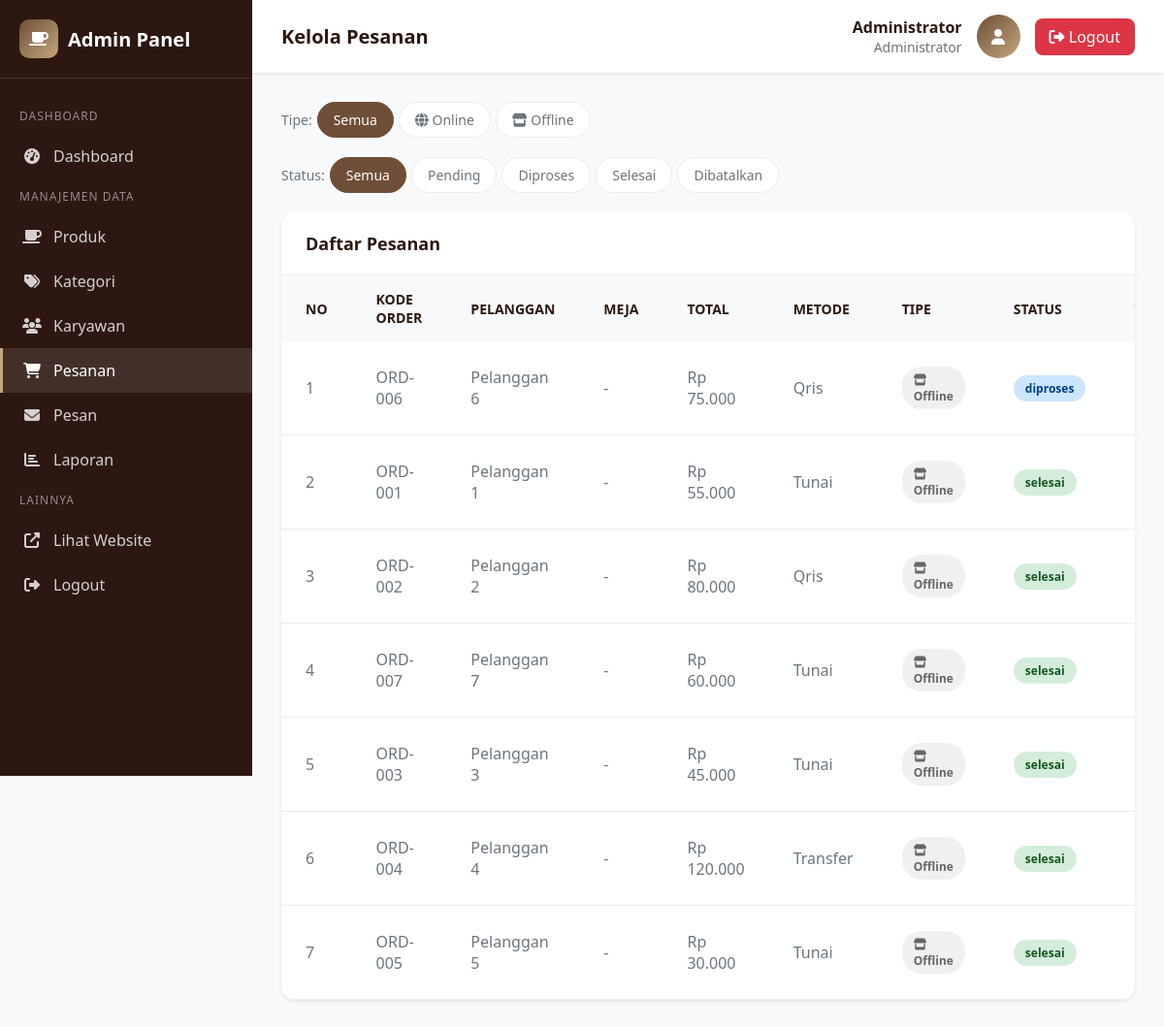
The app's page /admin/orders/index.php (signed in) with its own data.
### tables this page shows
CREATE TABLE IF NOT EXISTS orders (
    id INT PRIMARY KEY AUTO_INCREMENT,
    kode_order VARCHAR(20) UNIQUE NOT NULL,
    user_id INT,
    nama_pelanggan VARCHAR(100),
    nomor_meja VARCHAR(20),
    total_harga DECIMAL(12,2) NOT NULL,
    metode_pembayaran ENUM('tunai', 'qris', 'transfer') DEFAULT 'tunai',
    catatan TEXT,
    tipe_order ENUM('online', 'offline') DEFAULT 'offline',
    status_order ENUM('pending', 'diproses', 'selesai', 'dibatalkan') DEFAULT 'pending',
    created_at TIMESTAMP DEFAULT CURRENT_TIMESTAMP,
    FOREIGN KEY (user_id) REFERENCES users(id)
);

### config/functions.php (called while the page is built, shortened)
<?php
require_once 'database.php';
function formatCurrency($amount)
{
    return 'Rp ' . number_format($amount, 0, ',', '.');
}
function getAllOrders($limit = null)
{
    global $conn;
    $sql = "SELECT o.*, u.nama_lengkap as nama_kasir
            FROM orders o
            LEFT JOIN users u ON o.user_id = u.id
            ORDER BY o.created_at DESC";
    $result = $conn->query($sql);
    return $result->fetch_all(MYSQLI_ASSOC);
}

### admin/orders/index.php (the view, shortened to what this page needs)
<?php
require_once '../../config/functions.php';
$orders = getAllOrders();
$status_filter = isset($_GET['status']) ? $_GET['status'] : '';
$tipe_filter = isset($_GET['tipe']) ? $_GET['tipe'] : '';
?>
<!DOCTYPE html>
<html lang="id">
<head>
    <link rel="stylesheet" href="https://cdnjs.cloudflare.com/ajax/libs/font-awesome/6.4.0/css/all.min.css">
</head>
<body>
    <aside class="sidebar">
        <div class="sidebar-brand">
            <div class="logo-icon"><i class="fas fa-coffee"></i></div>
            <span>Admin Panel</span>
        </div>
        <nav class="sidebar-menu">
            <div class="menu-section">Dashboard</div>
            <a href="../index.php" class="menu-item"><i class="fas fa-tachometer-alt"></i><span>Dashboard</span></a>
            <div class="menu-section">Manajemen Data</div>
            <a href="../products/index.php" class="menu-item"><i class="fas fa-coffee"></i><span>Produk</span></a>
            <a href="../categories/index.php" class="menu-item"><i class="fas fa-tags"></i><span>Kategori</span></a>
            <a href="../users/index.php" class="menu-item"><i class="fas fa-users"></i><span>Karyawan</span></a>
            <a href="index.php" class="menu-item active"><i class="fas fa-shopping-cart"></i><span>Pesanan</span></a>
            <a href="../messages/index.php" class="menu-item"><i class="fas fa-envelope"></i><span>Pesan</span></a>
            <a href="../reports/index.php" class="menu-item"><i class="fas fa-chart-bar"></i><span>Laporan</span></a>
            <div class="menu-section">Lainnya</div>
            <a href="../../index.php" class="menu-item" target="_blank"><i
                    class="fas fa-external-link-alt"></i><span>Lihat Website</span></a>
            <a href="../logout.php" class="menu-item"><i class="fas fa-sign-out-alt"></i><span>Logout</span></a>
        </nav>
    </aside>
    <main class="main-content">
        <header class="admin-header">
            <h1 class="header-title">Kelola Pesanan</h1>
            <div class="header-user">
                <div class="user-info">
                    <div class="user-name">
                        <?= $_SESSION['admin_nama'] ?>
                    </div>
                    <div class="user-role">Administrator</div>
                </div>
                <div class="user-avatar"><i class="fas fa-user"></i></div>
                <a href="../logout.php" class="btn-logout"><i class="fas fa-sign-out-alt"></i> Logout</a>
            </div>
        </header>
        <div class="content">
            <div class="filters">
                <div class="filter-group">
                    <label>Tipe:</label>
                    <a href="index.php" class="filter-btn <?= $tipe_filter == '' ? 'active' : '' ?>">Semua</a>
                    <a href="index.php?tipe=online" class="filter-btn <?= $tipe_filter == 'online' ? 'active' : '' ?>">
                        <i class="fas fa-globe"></i> Online
                    </a>
                    <a href="index.php?tipe=offline"
                        class="filter-btn <?= $tipe_filter == 'offline' ? 'active' : '' ?>">
                        <i class="fas fa-store"></i> Offline
                    </a>
                </div>
            </div>
            <div class="filters">
                <div class="filter-group">
                    <label>Status:</label>
                    <a href="index.php<?= $tipe_filter ? '?tipe=' . $tipe_filter : '' ?>"
                        class="filter-btn <?= $status_filter == '' ? 'active' : '' ?>">Semua</a>
                    <a href="index.php?status=pending<?= $tipe_filter ? '&tipe=' . $tipe_filter : '' ?>"
                        class="filter-btn <?= $status_filter == 'pending' ? 'active' : '' ?>">Pending</a>
                    <a href="index.php?status=diproses<?= $tipe_filter ? '&tipe=' . $tipe_filter : '' ?>"
                        class="filter-btn <?= $status_filter == 'diproses' ? 'active' : '' ?>">Diproses</a>
                    <a href="index.php?status=selesai<?= $tipe_filter ? '&tipe=' . $tipe_filter : '' ?>"
                        class="filter-btn <?= $status_filter == 'selesai' ? 'active' : '' ?>">Selesai</a>
                    <a href="index.php?status=dibatalkan<?= $tipe_filter ? '&tipe=' . $tipe_filter : '' ?>"
                        class="filter-btn <?= $status_filter == 'dibatalkan' ? 'active' : '' ?>">Dibatalkan</a>
                </div>
            </div>
            <div class="card">
                <div class="card-header">
                    <h2 class="card-title">Daftar Pesanan</h2>
                </div>
                <div class="card-body">
                    <table class="table">
                        <thead>
                            <tr>
                                <th>No</th>
                                <th>Kode Order</th>
                                <th>Pelanggan</th>
                                <th>Meja</th>
                                <th>Total</th>
                                <th>Metode</th>
                                <th>Tipe</th>
                                <th>Status</th>
                                <th>Tanggal</th>
                            </tr>
                        </thead>
                        <tbody>
                            <?php foreach ($orders as $index => $order): ?>
                                <tr>
                                    <td>
                                        <?= $index + 1 ?>
                                    </td>
                                    <td>
                                        <?= $order['kode_order'] ?>
                                    </td>
                                    <td>
                                        <?= $order['nama_pelanggan'] ?>
                                    </td>
                                    <td>
                                        <?= $order['nomor_meja'] ?: '-' ?>
                                    </td>
                                    <td>
                                        <?= formatCurrency($order['total_harga']) ?>
                                    </td>
                                    <td>
                                        <?= ucfirst($order['metode_pembayaran']) ?>
                                    </td>
                                    <td>
                                        <span class="tipe-badge <?= $order['tipe_order'] ?>">
                                            <?= $order['tipe_order'] == 'online' ? '<i class="fas fa-globe"></i> Online' : '<i class="fas fa-store"></i> Offline' ?>
                                        </span>
                                    </td>
                                    <td><span class="status-badge <?= $order['status_order'] ?>">
                                            <?= $order['status_order'] ?>
                                        </span></td>
                                    <td>
                                    </td>
                                </tr>
                            <?php endforeach; ?>
                        </tbody>
                    </table>
                </div>
            </div>
        </div>
    </main>
</body>
</html>

### admin/orders/index.php (style rules this page uses)
:root { --primary: #6F4E37; --primary-dark: #5D4037; --secondary: #C4A77D; --dark: #2C1810; --white: #ffffff; --gray-100: #f8f9fa; --gray-200: #e9ecef; --gray-600: #6c757d; --success: #28a745; --danger: #dc3545; --warning: #ffc107; --info: #17a2b8; --shadow: 0 0.125rem 0.25rem rgba(0, 0, 0, 0.075); }
* { margin: 0; padding: 0; box-sizing: border-box; }
body { font-family: 'Segoe UI', sans-serif; background: var(--gray-100); min-height: 100vh; }
.sidebar { position: fixed; top: 0; left: 0; width: 260px; height: 100vh; background: var(--dark); color: var(--white); z-index: 100; }
.sidebar-brand { padding: 20px; display: flex; align-items: center; gap: 10px; border-bottom: 1px solid rgba(255, 255, 255, 0.1); }
.sidebar-brand .logo-icon { width: 40px; height: 40px; background: linear-gradient(135deg, var(--primary), var(--secondary)); border-radius: 10px; display: flex; align-items: center; justify-content: center; }
.sidebar-brand span { font-size: 1.25rem; font-weight: 700; }
.sidebar-menu { padding: 20px 0; }
.menu-section { padding: 10px 20px; font-size: 0.75rem; text-transform: uppercase; color: rgba(255, 255, 255, 0.5); letter-spacing: 1px; }
.menu-item { padding: 12px 20px; display: flex; align-items: center; gap: 12px; color: rgba(255, 255, 255, 0.8); text-decoration: none; transition: all 0.3s; border-left: 3px solid transparent; }
.menu-item:hover, .menu-item.active { background: rgba(255, 255, 255, 0.1); color: var(--white); border-left-color: var(--secondary); }
.menu-item i { width: 20px; text-align: center; }
.main-content { margin-left: 260px; min-height: 100vh; }
.admin-header { background: var(--white); padding: 15px 30px; display: flex; justify-content: space-between; align-items: center; box-shadow: var(--shadow); position: sticky; top: 0; z-index: 50; }
.header-title { font-size: 1.25rem; font-weight: 600; color: var(--dark); }
.header-user { display: flex; align-items: center; gap: 15px; }
.user-info { text-align: right; }
.user-name { font-weight: 600; color: var(--dark); }
.user-role { font-size: 0.875rem; color: var(--gray-600); }
.user-avatar { width: 45px; height: 45px; background: linear-gradient(135deg, var(--primary), var(--secondary)); border-radius: 50%; display: flex; align-items: center; justify-content: center; color: var(--white); }
.btn-logout { padding: 8px 15px; background: var(--danger); color: var(--white); border: none; border-radius: 8px; cursor: pointer; text-decoration: none; }
.content { padding: 30px; }
.filters { margin-bottom: 20px; display: flex; gap: 10px; flex-wrap: wrap; }
.filter-group { display: flex; gap: 5px; align-items: center; }
.filter-group label { font-size: 0.875rem; color: var(--gray-600); }
.filter-btn { padding: 8px 16px; background: var(--white); border: 1px solid var(--gray-200); border-radius: 20px; text-decoration: none; color: var(--gray-600); font-size: 0.875rem; transition: all 0.3s; }
.filter-btn:hover, .filter-btn.active { background: var(--primary); color: var(--white); border-color: var(--primary); }
.card { background: var(--white); border-radius: 15px; box-shadow: var(--shadow); overflow: hidden; margin-bottom: 30px; }
.card-header { padding: 20px 25px; border-bottom: 1px solid var(--gray-200); display: flex; justify-content: space-between; align-items: center; }
.card-title { font-size: 1.125rem; font-weight: 600; color: var(--dark); }
.table { width: 100%; border-collapse: collapse; }
.table th, .table td { padding: 15px 25px; text-align: left; }
.table th { background: var(--gray-100); font-weight: 600; color: var(--dark); font-size: 0.875rem; text-transform: uppercase; }
.table td { border-bottom: 1px solid var(--gray-200); color: var(--gray-600); }
.status-badge { display: inline-block; padding: 5px 12px; border-radius: 20px; font-size: 0.75rem; font-weight: 600; }
.status-badge.selesai { background: #d4edda; color: #155724; }
.status-badge.diproses { background: #cce5ff; color: #004085; }
.tipe-badge { display: inline-block; padding: 5px 12px; border-radius: 20px; font-size: 0.75rem; font-weight: 600; }
.tipe-badge.offline { background: #f0f0f0; color: #666; }

### records on screen
orders: kode_order "ORD-006", nama_pelanggan "Pelanggan 6", nomor_meja "-", total_harga "Rp 75.000", metode_pembayaran "Qris", tipe_order "offline" (drawn), status_order "diproses"
orders: kode_order "ORD-001", nama_pelanggan "Pelanggan 1", nomor_meja "-", total_harga "Rp 55.000", metode_pembayaran "Tunai", tipe_order "offline" (drawn), status_order "selesai"
orders: kode_order "ORD-002", nama_pelanggan "Pelanggan 2", nomor_meja "-", total_harga "Rp 80.000", metode_pembayaran "Qris", tipe_order "offline" (drawn), status_order "selesai"
orders: kode_order "ORD-007", nama_pelanggan "Pelanggan 7", nomor_meja "-", total_harga "Rp 60.000", metode_pembayaran "Tunai", tipe_order "offline" (drawn), status_order "selesai"
orders: kode_order "ORD-003", nama_pelanggan "Pelanggan 3", nomor_meja "-", total_harga "Rp 45.000", metode_pembayaran "Tunai", tipe_order "offline" (drawn), status_order "selesai"
orders: kode_order "ORD-004", nama_pelanggan "Pelanggan 4", nomor_meja "-", total_harga "Rp 120.000", metode_pembayaran "Transfer", tipe_order "offline" (drawn), status_order "selesai"
orders: kode_order "ORD-005", nama_pelanggan "Pelanggan 5", nomor_meja "-", total_harga "Rp 30.000", metode_pembayaran "Tunai", tipe_order "offline" (drawn), status_order "selesai"

### other values on screen
$_SESSION['admin_nama'] "Administrator"
